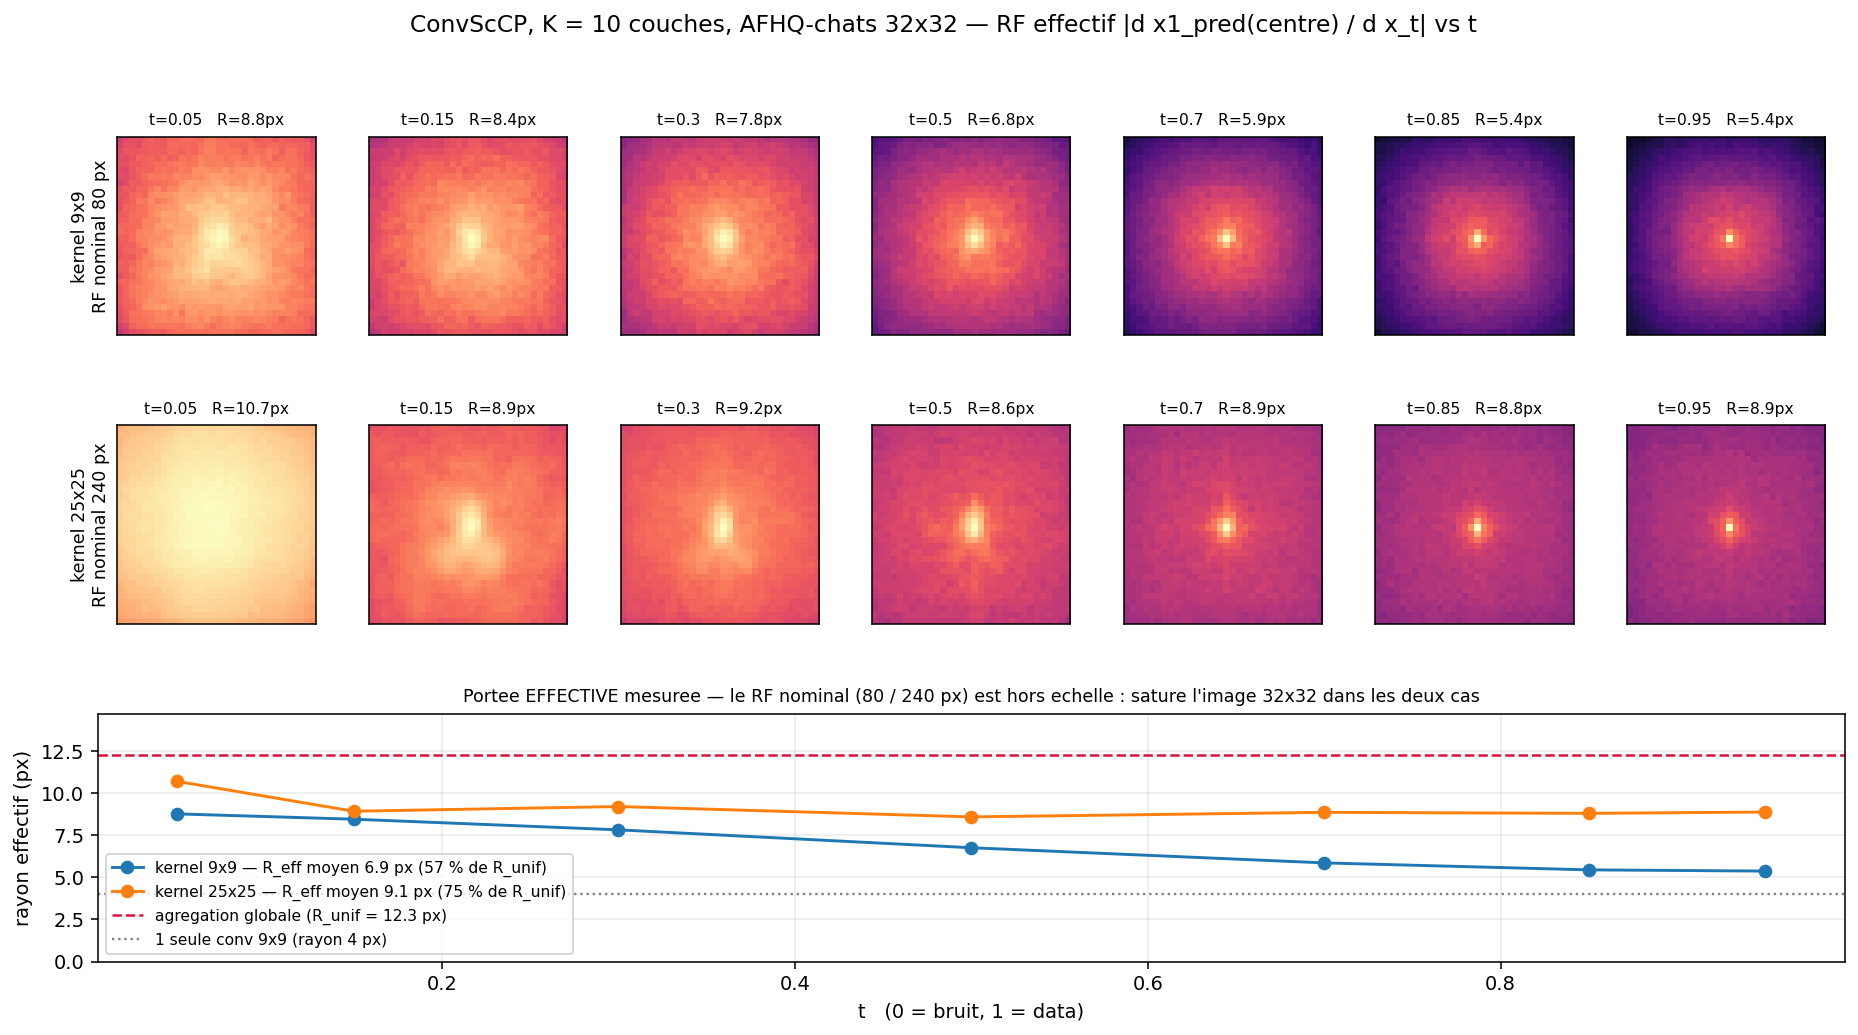

Here is the Python script that generated this plot:
# -*- coding: utf-8 -*-
"""
rf_convsccp_afhq32_K10.py — Champ de reception du ConvScCP a K=10 couches sur
AFHQ-chats 32x32, pour les deux kernels entraines (9x9 et 25x25).

Deux notions de portee, tracees ensemble :

  * RF NOMINAL   : ce que l'archi PEUT voir. Une iteration ConvScCP touche deux
    convolutions k x k en serie sur le chemin x -> x_next :
        u_next = prox( u + sigma * conv(y, W) )          -> +(k-1)/2
        x_next = ( x - tau * conv_transpose(u, V) + .. ) -> +(k-1)/2
    Le prox (L1ProxConv) est un clamp PONCTUEL (radius r(t) predit depuis t
    seul) : il n'ajoute aucune portee spatiale. Donc exactement
        R_nominal = K * (k - 1)   px de rayon.
    K=10, k=9  -> 80 px ;  K=10, k=25 -> 240 px. Les deux saturent tres
    largement une image de 32 px : la portee nominale n'est PAS la contrainte.

  * RF EFFECTIF  : ce que les poids APPRIS regardent vraiment,
        m(x') = | d x1_pred(pixel central) / d x_t(x') |
    moyenne sur des images AFHQ reelles bruitees, pour une grille de t.
    Rayon effectif = moyenne de |x' - centre| ponderee par m.
    Reference : R_unif = 12.25 px, le rayon qu'aurait un RF parfaitement
    uniforme sur 32x32 (= agregation reellement globale).

Convention FM du repo : t=0 = bruit, t=1 = data (Kamb & Ganguli Fig. 4a
predit du coarse-to-fine, donc un RF large pres de t=0 qui retrecit vers t=1).

Le noyau de mesure est celui de erf_afhq_ckpt.py ; ce script-ci passe les deux
checkpoints en une fois et produit UNE figure comparative.

Usage
-----
    source ~/.venvs/unn/bin/activate
    python rf_convsccp_afhq32_K10.py --device cuda:0

Duree : ~3 min (2 modeles x 7 valeurs de t x 16 backwards).
Sorties -> rf_convsccp_afhq32_K10.png , rf_convsccp_afhq32_K10_metrics.txt
"""

import argparse
import os

import numpy as np
import torch
import matplotlib
matplotlib.use("Agg")
import matplotlib.pyplot as plt

from compute_fid_cifar10 import CHANNELS, IMG_SIZE
from sample_checkpoint import resolve_checkpoint

S = IMG_SIZE
TS = [0.05, 0.15, 0.30, 0.50, 0.70, 0.85, 0.95]
N_SAMP = 16
K_LAYERS = 10

CKPTS = [
    ("kernel 9x9",  "results_afhq32/ConvScCP_UNN_rgb_k9_K10_ic256_L1_LFO/latest.pt"),
    ("kernel 25x25", "results_afhq32/ConvScCP_UNN_rgb_k25_K10_ic256_L1_LFO/latest.pt"),
]


def real_images(cache, n, device):
    if not os.path.exists(cache):
        raise FileNotFoundError(f"{cache} absent — lance prepare_afhq_cats.py")
    d = torch.load(cache)
    return d["data"][:n].float().div_(127.5).sub_(1.0).to(device)


def uniform_radius(s):
    c = s // 2
    ys, xs = np.mgrid[0:s, 0:s]
    return float(np.sqrt((ys - c) ** 2 + (xs - c) ** 2).mean())


def radial_stats(m, kernel):
    """(rayon effectif px, fraction de masse hors empreinte d'un seul kernel)."""
    c = S // 2
    ys, xs = np.mgrid[0:S, 0:S]
    d = np.sqrt((ys - c) ** 2 + (xs - c) ** 2)
    w = m / (m.sum() + 1e-12)
    r = kernel // 2
    outside = (np.abs(ys - c) > r) | (np.abs(xs - c) > r)
    return float((w * d).sum()), float(w[outside].sum())


def erf_at_t(model, x1, t, device):
    acc = torch.zeros(S, S)
    for i in range(x1.shape[0]):
        x0 = torch.randn(1, CHANNELS, S, S, device=device)
        xt = ((1 - t) * x0 + t * x1[i:i + 1]).detach().requires_grad_(True)
        inp = torch.cat([xt.view(1, -1), torch.full((1, 1), t, device=device)], dim=1)
        out = model(inp).view(1, CHANNELS, S, S)
        model.zero_grad(set_to_none=True)
        out[0, :, S // 2, S // 2].sum().backward()
        acc += xt.grad.detach().abs().sum(1).view(S, S).cpu()
    return (acc / x1.shape[0]).numpy()


def measure(ckpt_path, x1, device):
    ckpt = torch.load(ckpt_path, map_location="cpu", weights_only=False)
    model, is_unet, name, weight_keys = resolve_checkpoint(ckpt, device)
    if is_unet:
        raise SystemExit(f"{ckpt_path} n'est pas un ConvScCP.")
    model.load_state_dict(ckpt[weight_keys["raw"]], strict=True)
    # train() : le ConvScCP renvoie x1_pred (le debruiteur, la quantite mesuree
    # par Kamb) ; en eval() il renverrait la vitesse. La variante L1 n'a ni norm
    # ni dropout, donc ce mode ne change rien d'autre.
    model.train()
    for prm in model.parameters():
        prm.requires_grad_(False)

    kernel = int(name.split("_k")[1].split("_")[0])
    step = ckpt.get("step", "?")
    maps, stats = {}, {}
    for t in TS:
        m = erf_at_t(model, x1, t, device)
        maps[t] = m
        stats[t] = radial_stats(m, kernel)
        print(f"    t={t:.2f}  R_eff={stats[t][0]:5.2f} px   "
              f"masse hors kernel {kernel}x{kernel} = {100*stats[t][1]:5.1f} %", flush=True)
    del model
    torch.cuda.empty_cache()
    return name, step, kernel, maps, stats


def main():
    p = argparse.ArgumentParser(description="RF nominal + effectif du ConvScCP K=10 sur AFHQ 32x32.")
    p.add_argument("--cache", default="./data/afhq_cat32_train.pt")
    p.add_argument("--device", default="cuda:0")
    args = p.parse_args()

    device = torch.device(args.device)
    r_unif = uniform_radius(S)
    x1 = real_images(args.cache, N_SAMP, device)

    print(f"image {S}x{S} | K = {K_LAYERS} couches | R_unif (agregation globale) "
          f"= {r_unif:.2f} px\n", flush=True)

    res = []
    for label, path in CKPTS:
        print(f"[{label}] {path}", flush=True)
        res.append((label,) + measure(path, x1, device))
        print("", flush=True)

    # ---------------- figure ----------------
    nrow, ncol = len(res) + 1, len(TS)
    fig = plt.figure(figsize=(2.3 * ncol, 2.55 * nrow))
    gs = fig.add_gridspec(nrow, ncol, height_ratios=[1] * len(res) + [1.25],
                          hspace=0.42, wspace=0.06)

    for i, (label, name, step, kernel, maps, stats) in enumerate(res):
        r_nom = K_LAYERS * (kernel - 1)
        for j, t in enumerate(TS):
            ax = fig.add_subplot(gs[i, j])
            mn = maps[t] / maps[t].max()
            ax.imshow(np.log10(mn + 1e-4), cmap="magma", vmin=-4, vmax=0)
            ax.set_xticks([]); ax.set_yticks([])
            ax.set_title(f"t={t}   R={stats[t][0]:.1f}px", fontsize=8)
            if j == 0:
                ax.set_ylabel(f"{label}\nRF nominal {r_nom} px", fontsize=9)

    ax = fig.add_subplot(gs[len(res), :])
    for (label, name, step, kernel, maps, stats), col in zip(res, ["tab:blue", "tab:orange"]):
        rs = [stats[t][0] for t in TS]
        ax.plot(TS, rs, "o-", color=col,
                label=f"{label} — R_eff moyen {np.mean(rs):.1f} px "
                      f"({100*np.mean(rs)/r_unif:.0f} % de R_unif)")
    ax.axhline(r_unif, color="crimson", ls="--", lw=1.3,
               label=f"agregation globale (R_unif = {r_unif:.1f} px)")
    ax.axhline(4.0, color="gray", ls=":", lw=1.2, label="1 seule conv 9x9 (rayon 4 px)")
    ax.set_xlabel("t   (0 = bruit, 1 = data)")
    ax.set_ylabel("rayon effectif (px)")
    ax.set_ylim(0, r_unif * 1.2)
    ax.set_title("Portee EFFECTIVE mesuree — le RF nominal (80 / 240 px) est hors echelle : "
                 "sature l'image 32x32 dans les deux cas", fontsize=9)
    ax.legend(fontsize=8, loc="lower left")
    ax.grid(alpha=0.25)

    fig.suptitle("ConvScCP, K = 10 couches, AFHQ-chats 32x32 — RF effectif "
                 "|d x1_pred(centre) / d x_t| vs t", fontsize=12, y=0.995)
    plt.savefig("rf_convsccp_afhq32_K10.png", dpi=140, bbox_inches="tight")
    plt.close(fig)

    with open("rf_convsccp_afhq32_K10_metrics.txt", "w") as f:
        f.write(f"# ConvScCP K={K_LAYERS} couches, AFHQ-chats {S}x{S}, poids raw\n")
        f.write(f"# R_unif({S}x{S}) = {r_unif:.4f} px  (RF parfaitement uniforme)\n\n")
        for label, name, step, kernel, maps, stats in res:
            r_nom = K_LAYERS * (kernel - 1)
            rs = [stats[t][0] for t in TS]
            f.write(f"## {name}  step={step}  kernel={kernel}\n")
            f.write(f"RF_nominal_radius_px\t{r_nom}\t(= K*(k-1), prox L1 ponctuel)\n")
            f.write("t\tR_eff_px\tpct_of_R_unif\tmass_outside_kernel\n")
            for t in TS:
                er, ok = stats[t]
                f.write(f"{t}\t{er:.4f}\t{100*er/r_unif:.2f}\t{ok:.4f}\n")
            f.write(f"mean_R_eff\t{np.mean(rs):.4f}\tpct_of_R_unif\t"
                    f"{100*np.mean(rs)/r_unif:.2f}\n\n")

    print("-> rf_convsccp_afhq32_K10.png , rf_convsccp_afhq32_K10_metrics.txt")


if __name__ == "__main__":
    main()
